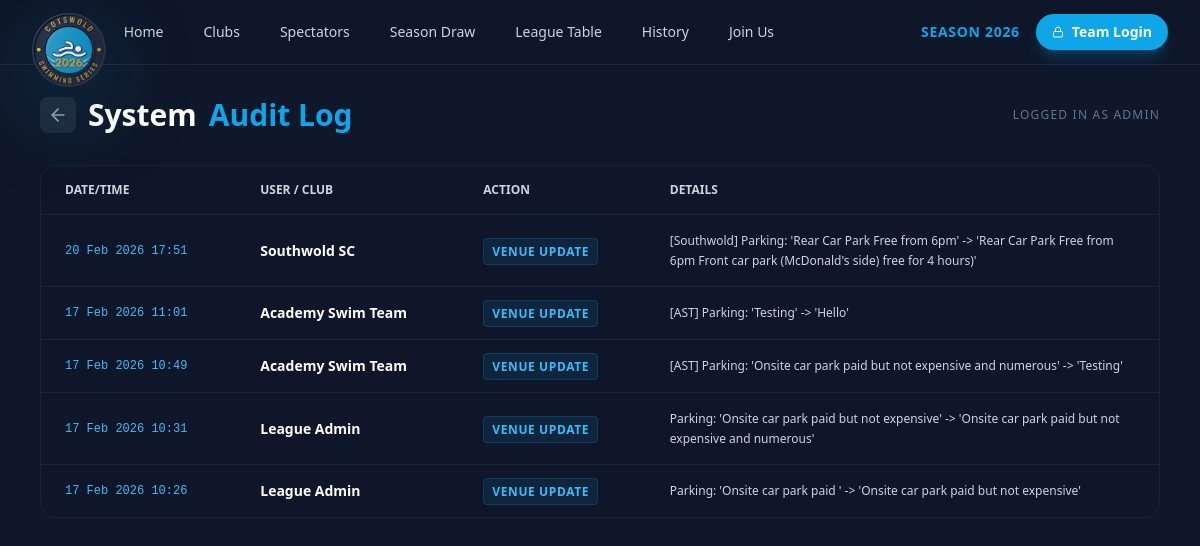
The page /audit_log.php (signed in) on the database its author committed.
### tables this page shows
CREATE TABLE `audit_log` (
  `id` int(11) NOT NULL AUTO_INCREMENT,
  `club_name` varchar(100) NOT NULL,
  `action` varchar(255) NOT NULL,
  `change_details` text NOT NULL,
  `timestamp` datetime DEFAULT current_timestamp(),
  PRIMARY KEY (`id`)
);

### db.php (called while the page is built, shortened)
<?php
function cotswold_config_value(string $key, string $default = ''): string
{
    return $default;
}
$servername = cotswold_config_value('COTSWOLD_DB_HOST', 'localhost');
$username = cotswold_config_value('COTSWOLD_DB_USER', 'root');
$password = cotswold_config_value('COTSWOLD_DB_PASS', '');
$dbname = cotswold_config_value('COTSWOLD_DB_NAME', 'cotswold_league');
try {
    $conn = new mysqli($servername, $username, $password, $dbname);
} catch (mysqli_sql_exception $e) {
    error_log('Database connection failed: ' . $e->getMessage());
    http_response_code(503);
    die('Service temporarily unavailable.');
}
$conn->query("CREATE TABLE IF NOT EXISTS global_settings (
    setting_key VARCHAR(50) PRIMARY KEY,
    setting_value VARCHAR(255) NOT NULL
) ENGINE=InnoDB DEFAULT CHARSET=utf8mb4");
$conn->query("INSERT IGNORE INTO global_settings (setting_key, setting_value) VALUES ('current_season_year', '2026')");
$season_query = $conn->query("SELECT setting_value FROM global_settings WHERE setting_key = 'current_season_year'");
if ($season_query && $row = $season_query->fetch_assoc()) {
    $current_season_year = (int)$row['setting_value'];
} else {
    $current_season_year = 2026;
}
?>

### audit_log.php (the view, shortened to what this page needs)
<?php
include 'db.php';
$logs = [];
$sql = "SELECT * FROM audit_log ORDER BY timestamp DESC";
$result = $conn->query($sql);
if ($result && $result->num_rows > 0) {
    while($row = $result->fetch_assoc()) {
        $logs[] = $row;
    }
}
?>
<!DOCTYPE html>
<html lang="en">
<head>
    <script src="https://cdn.tailwindcss.com"></script>
</head>
<body class="text-white font-sans min-h-screen flex flex-col">
    <?php include 'nav.php'; ?>
    <div class="max-w-6xl mx-auto w-full px-4 py-8 flex-grow">
        <div class="flex items-center justify-between mb-8">
            <h1 class="text-3xl font-bold flex items-center gap-3">
                <a href="admin.php" class="p-2 bg-slate-800 rounded-lg hover:bg-slate-700 transition-colors">
                    <i data-lucide="arrow-left" class="w-5 h-5 text-slate-400"></i>
                </a>
                System <span class="text-sky-500">Audit Log</span>
            </h1>
            <div class="text-end">
                 <p class="text-xs text-slate-500 uppercase tracking-widest">Logged in as Admin</p>
            </div>
        </div>
        <div class="glass-panel rounded-2xl overflow-hidden border border-white/5">
            <div class="overflow-x-auto">
                <table class="w-full text-left text-sm text-slate-400">
                    <thead class="bg-slate-900/50 text-xs uppercase text-slate-300 font-bold border-b border-white/5">
                        <tr>
                            <th class="px-6 py-4">Date/Time</th>
                            <th class="px-6 py-4">User / Club</th>
                            <th class="px-6 py-4">Action</th>
                            <th class="px-6 py-4">Details</th>
                        </tr>
                    </thead>
                    <tbody class="divide-y divide-white/5">
                        <?php if (empty($logs)): ?>
                            <tr>
                                <td colspan="4" class="px-6 py-8 text-center text-slate-500">No activity recorded yet.</td>
                            </tr>
                        <?php else: ?>
                            <?php foreach ($logs as $log): ?>
                                <tr class="hover:bg-white/5 transition-colors">
                                    <td class="px-6 py-4 whitespace-nowrap font-mono text-xs text-sky-400">
                                        <?php echo date('d M Y H:i', strtotime($log['timestamp'])); ?>
                                    </td>
                                    <td class="px-6 py-4 font-bold text-white">
                                        <?php echo htmlspecialchars($log['club_name']); ?>
                                    </td>
                                    <td class="px-6 py-4">
                                        <span class="bg-sky-500/10 text-sky-400 px-2 py-1 rounded text-xs font-bold uppercase tracking-wider border border-sky-500/20">
                                            <?php echo htmlspecialchars($log['action']); ?>
                                        </span>
                                    </td>
                                    <td class="px-6 py-4 text-slate-300 text-xs leading-relaxed max-w-md">
                                        <?php echo htmlspecialchars($log['change_details']); ?>
                                    </td>
                                </tr>
                            <?php endforeach; ?>
                        <?php endif; ?>
                    </tbody>
                </table>
            </div>
        </div>
    </div>
</body>
</html>

### nav.php (shortened to what this page needs)
<?php
$currentScript = basename($_SERVER['SCRIPT_NAME'] ?? '');
$enableLogoFlair = $currentScript !== 'index.php';
$navSeasonYear = isset($current_season_year) ? (int)$current_season_year : 2026;
?>
<nav class="border-b border-slate-800 bg-slate-900/95 backdrop-blur-md sticky top-0 z-50 print:hidden">
    <div class="max-w-7xl mx-auto px-4 sm:px-6 lg:px-8">
        <div class="flex items-center justify-between h-16">
            <div class="flex items-center">
                <a href="index" class="league-logo-link<?php echo $enableLogoFlair ? ' league-logo-fx' : ''; ?>">
                    <img class="h-10 w-auto league-logo-img" src="images/league-logo.svg" alt="Cotswold League">
                </a>
                <div class="hidden md:block">
                    <div class="ml-10 flex items-baseline space-x-4">
                        <a href="index"
                            class="text-slate-300 hover:text-white px-3 py-2 rounded-md text-sm font-medium transition-colors">Home</a>
                        <a href="clubs"
                            class="text-slate-300 hover:text-white px-3 py-2 rounded-md text-sm font-medium transition-colors">Clubs</a>
                        <a href="spectators"
                            class="text-slate-300 hover:text-white px-3 py-2 rounded-md text-sm font-medium transition-colors">Spectators</a>
                        <a href="season-draw"
                            class="text-slate-300 hover:text-white px-3 py-2 rounded-md text-sm font-medium transition-colors">Season Draw</a>
                        <a href="table"
                            class="text-slate-300 hover:text-white px-3 py-2 rounded-md text-sm font-medium transition-colors">League
                            Table</a>
                        <a href="history"
                            class="text-slate-300 hover:text-white px-3 py-2 rounded-md text-sm font-medium transition-colors">History</a>
                        <a href="join"
                            class="text-slate-300 hover:text-white px-3 py-2 rounded-md text-sm font-medium transition-colors">Join
                            Us</a>
                    </div>
                </div>
            </div>
            <div class="flex items-center gap-4">
                <div class="hidden sm:block text-sky-500 font-bold text-sm tracking-wider uppercase">Season <?php echo $navSeasonYear; ?></div>
                <a href="admin"
                    class="hidden md:inline-flex items-center gap-2 rounded-full bg-sky-500 px-4 py-2 text-sm font-semibold text-white shadow-lg shadow-sky-500/25 transition-all hover:bg-sky-400 hover:shadow-sky-400/30 hover:-translate-y-0.5 focus:outline-none focus:ring-2 focus:ring-sky-300 focus:ring-offset-2 focus:ring-offset-slate-900">
                    <i data-lucide="lock" class="w-3 h-3"></i> Team Login
                </a>
            </div>
        </div>
    </div>
</nav>

### audit_log.php (style rules this page uses)
body { background-color: #0f172a; }
.glass-panel { background: rgba(15, 23, 42, 0.8); -webkit-backdrop-filter: blur(12px); backdrop-filter: blur(12px); border: 1px solid rgba(255, 255, 255, 0.05); }

### nav.php (style rules this page uses)
.league-logo-link { display: inline-flex; align-items: center; }
.league-logo-fx .league-logo-img { transform-origin: left center; transition: transform 550ms cubic-bezier(0.22, 1, 0.36, 1), filter 350ms ease; will-change: transform, filter; }
.league-logo-fx:not(.is-compact) .league-logo-img { transform: translateY(18px) scale(1.85); filter: drop-shadow(0 12px 24px rgba(14, 116, 144, 0.35)); }

### rows shown on the page
audit_log: timestamp "20 Feb 2026 17:51", club_name "Southwold SC", action "VENUE UPDATE", change_details "[Southwold] Parking: 'Rear Car Park Free from 6pm' -> 'Rear Car Park Free from 6pm Front car park (McDonald's side) free for 4 hours)'"
audit_log: timestamp "17 Feb 2026 11:01", club_name "Academy Swim Team", action "VENUE UPDATE", change_details "[AST] Parking: 'Testing' -> 'Hello'"
audit_log: timestamp "17 Feb 2026 10:49", club_name "Academy Swim Team", action "VENUE UPDATE", change_details "[AST] Parking: 'Onsite car park paid but not expensive and numerous' -> 'Testing'"
audit_log: timestamp "17 Feb 2026 10:31", club_name "League Admin", action "VENUE UPDATE", change_details "Parking: 'Onsite car park paid but not expensive' -> 'Onsite car park paid but not expensive and numerous'"
audit_log: timestamp "17 Feb 2026 10:26", club_name "League Admin", action "VENUE UPDATE", change_details "Parking: 'Onsite car park paid ' -> 'Onsite car park paid but not expensive'"

### other values the page prints
$navSeasonYear "2026"
